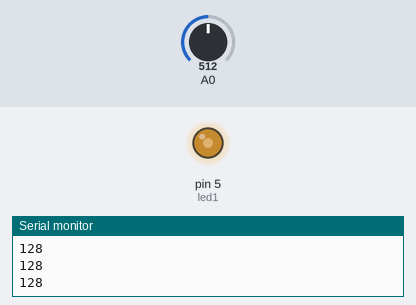
The sketch below on a simulated Arduino Uno, built with avr-gcc and run on an emulated ATmega328P. On the bench: output pins drawn as LEDs (lit = HIGH), the last lines printed to the serial monitor. The inputs (shaded band) are chosen by the test bench; at power-on: A0 = 512.

Above: at 1.2 s.
1.3 s: A0 set to 716
At 2.3 s:
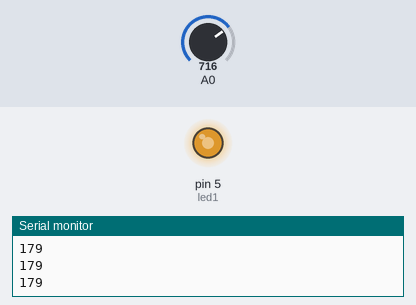
2.8 s: A0 set to 900
At 3.6 s:
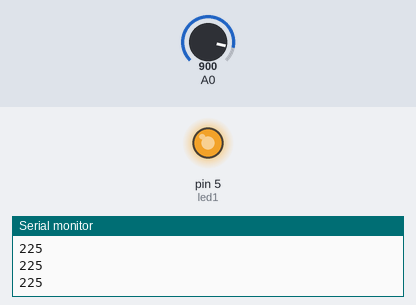
4.3 s: A0 set to 122
At 4.6 s:
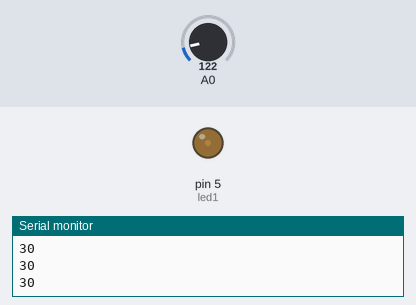
5.8 s: A0 set to 0
At 7.0 s:
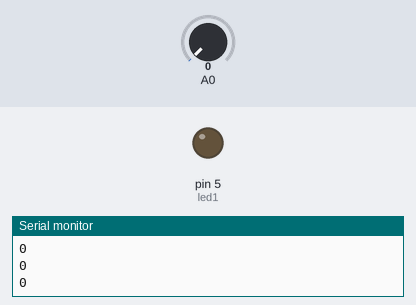
Timing chart, 0 to 8.3 s (numbered marks = the images above; inputs shaded):
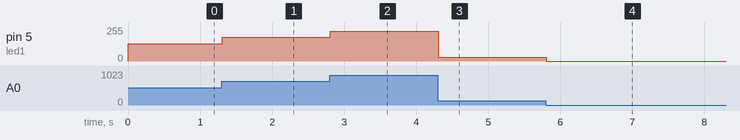

Measured:
- after the input at 1.3 s, pin 5 (led1): 128/255 → 179/255 at once
- after the input at 2.8 s, pin 5 (led1): 179/255 → 225/255 at once
- after the input at 4.3 s, pin 5 (led1): 225/255 → 30/255 at once
- after the input at 5.8 s, pin 5 (led1): 30/255 → 0/255 at once

The sketch:

led_potentiometer.ino
```cpp
int led1 = 5;

void setup() {
  Serial.begin(9600);
}

void loop() {
  int a = analogRead(A0);
  Serial.println(a/4);
  analogWrite(led1, a/4); //a/4를 하는 이유
}
```
